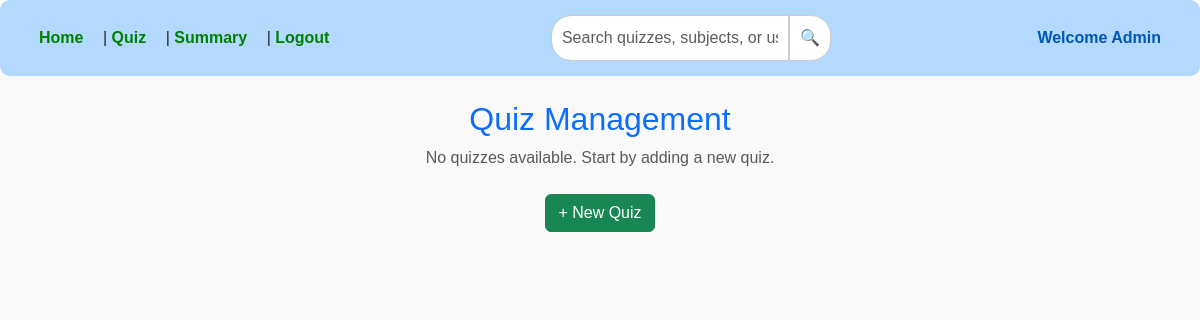
/quiz_management, run on an earlier commit of the app's database.
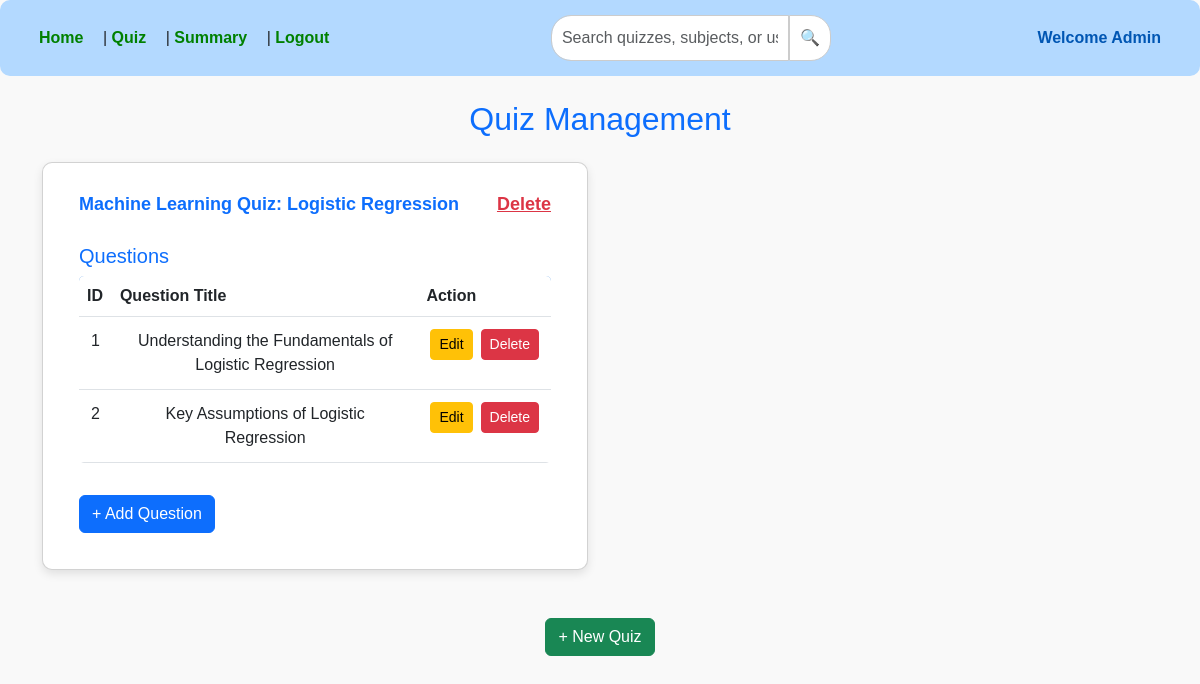
And on a later commit of the database.
### models/models.py (models this page shows, shortened)
class Quiz(db.Model):
    id=db.Column(db.Integer, primary_key=True)
    chapter_id=db.Column(db.Integer, db.ForeignKey('chapter.id'), nullable=False)
    date_of_quiz=db.Column(db.Date)
    time_duration=db.Column(db.String(10))
    remarks=db.Column(db.Text)
    questions=db.relationship('Questions', backref='quiz', lazy=True)
    scores=db.relationship('Scores', backref='quiz', lazy=True)
    def get_subject_name(self):
        return self.chapter.subject.name
    def get_chapter_name(self):
        return self.chapter.name

class Subject(db.Model):
    id=db.Column(db.Integer, primary_key=True)
    name=db.Column(db.String(100), unique=True, nullable=False)
    description=db.Column(db.Text)
    chapters=db.relationship('Chapter', backref='subject', lazy=True)

class Chapter(db.Model):
    id=db.Column(db.Integer, primary_key=True)
    name=db.Column(db.String(100), nullable=False)
    description=db.Column(db.Text)
    subject_id=db.Column(db.Integer, db.ForeignKey('subject.id'), nullable=False)
    quizzes=db.relationship('Quiz', backref='chapter', lazy=True)

class Questions(db.Model):
    id=db.Column(db.Integer, primary_key=True)
    quiz_id=db.Column(db.Integer, db.ForeignKey('quiz.id'), nullable=False)
    question_title=db.Column(db.String(100), nullable=False)
    question_statement=db.Column(db.Text,nullable=False)
    option1=db.Column(db.String(300), nullable=False)
    option2=db.Column(db.String(300), nullable=False)
    option3=db.Column(db.String(300), nullable=False)
    option4=db.Column(db.String(300), nullable=False)
    correct_option=db.Column(db.Integer, nullable=False)

### app.py (the view)
@app.route('/quiz_management')
def quiz_management():
    quizzes = Quiz.query.all()  # ✅ Fetches all quizzes with their related questions
    return render_template('quiz_management.html', quizzes=quizzes)

### templates/quiz_management.html (shortened to what this page needs)
<!DOCTYPE html>
<html lang="en">
<head>
    <link rel="stylesheet" href="https://cdn.jsdelivr.net/npm/bootstrap@5.3.0/dist/css/bootstrap.min.css">
    <link rel="stylesheet" href="{{ url_for('static', filename='css/style.css') }}">
</head>
<body>
    <nav class="navbar">
        <div class="container-fluid d-flex justify-content-between align-items-center px-4">
            <div class="nav-links">
                <a href="{{ url_for('admin_dashboard') }}">Home</a> |
                <a href="{{ url_for('quiz_management') }}">Quiz</a> |
                <a href="#">Summary</a> |
                <a href="{{ url_for('logout') }}">Logout</a>
            </div>
            <form class="search-container d-flex">
                <input type="text" class="form-control search-input" placeholder="Search quizzes, subjects, or users">
                <button type="submit" class="btn search-button">🔍</button>
            </form>
            <span class="admin-welcome">Welcome Admin</span>
        </div>
    </nav>
    <div class="container mt-4">
        <h2 class="text-center text-primary">Quiz Management</h2>
        {% if quizzes %}
            {% set quizzes_by_subject = {} %}
            {% for subject, quizzes_list in quizzes_by_subject.items() %}
                <div class="row">
                    {% for quiz in quizzes_list %}
                    <div class="col-md-6 mb-4">
                        <div class="card">
                            <div class="card-header d-flex justify-content-between align-items-center">
                                <a href="{{ url_for('quiz_details', quiz_id=quiz.id) }}" class="fw-bold text-primary text-decoration-none">
                                    {{ quiz.get_subject_name() }} Quiz: {{ quiz.get_chapter_name() }}
                                </a>
                                <a href="{{ url_for('delete_quiz', quiz_id=quiz.id) }}" class="text-danger">Delete</a>
                            </div>
                            <div class="card-body">
                                <h5 class="text-primary">Questions</h5>
                                {% if quiz.questions %}
                                    <table class="table">
                                        <thead>
                                            <tr>
                                                <th>ID</th>
                                                <th>Question Title</th>
                                                <th>Action</th>
                                            </tr>
                                        </thead>
                                        <tbody>
                                            {% for question in quiz.questions %}
                                            <tr>
                                                <td>{{ question.id }}</td>
                                                <td>{{ question.question_title }}</td>
                                                <td>
                                                    <div class="d-flex gap-2">
                                                        <a href="{{ url_for('edit_question', question_id=question.id) }}" class="btn btn-warning btn-sm">Edit</a>
                                                        <form action="{{ url_for('delete_question', question_id=question.id) }}" method="post" onsubmit="return confirm('Are you sure you want to delete this question?');">
                                                            <button type="submit" class="btn btn-danger btn-sm">Delete</button>
                                                        </form>
                                                    </div>
                                                </td>
                                            </tr>
                                            {% endfor %}
                                        </tbody>
                                    </table>
                                {% else %}
                                    <p class="text-muted">No questions added yet.</p>
                                {% endif %}
                                <a href="{{ url_for('add_question', quiz_id=quiz.id) }}" class="btn btn-primary mt-3">+ Add Question</a>
                            </div>
                        </div>
                    </div>
                    {% endfor %}
                </div>
            {% endfor %}
        {% else %}
            <p class="text-center text-muted">No quizzes available. Start by adding a new quiz.</p>
        {% endif %}
    </div>
    <div class="text-center mt-4">
        <form action="{{ url_for('add_quiz') }}" method="POST">
            <button type="submit" class="btn btn-success">+ New Quiz</button>
        </form>
    </div>
</body>
</html>

### static/css/style.css (style rules this page uses)
body { background-color: #f9f9f9; font-family: Arial, sans-serif; }
.navbar { background-color: #b3d9ff !important; padding: 15px; border-radius: 10px; margin-bottom: 20px; }
.navbar .nav-links a { color: green; font-weight: bold; text-decoration: none; margin-right: 15px; }
.admin-welcome { font-weight: bold; color: #0056b3; }
.search-container { width: 280px; }
.search-input { border-radius: 20px 0 0 20px; border: 1px solid #ccc; padding: 10px; }
.search-button { border-radius: 0 20px 20px 0; background-color: white; border: 1px solid #ccc; padding: 10px; }
.container { margin-top: 30px; }
.card { border-radius: 10px; padding: 20px; box-shadow: 0px 4px 10px rgba(0, 0, 0, 0.1); }
.card-header { font-size: 18px; font-weight: bold; text-align: center; background: none; border-bottom: none; padding-bottom: 10px; }
.table { width: 100%; border-radius: 5px; }
.table thead { background-color: #4a90e2; color: white; font-size: 16px; }
.table tbody tr td { padding: 12px; text-align: center; }
table { border-radius: 8px; overflow: hidden; }
th { background-color: #e3f2fd; font-weight: bold; }

What changed in the data, as far as the page shows it:
added Quiz: get_subject_name "Machine Learning", get_chapter_name "Logistic Regression"
added Questions: id "1", question_title "Understanding the Fundamentals of Logistic Regression"
added Questions: id "2", question_title "Key Assumptions of Logistic Regression"
Also different on the page:
text no longer shown: "No quizzes available. Start by adding a new quiz."
